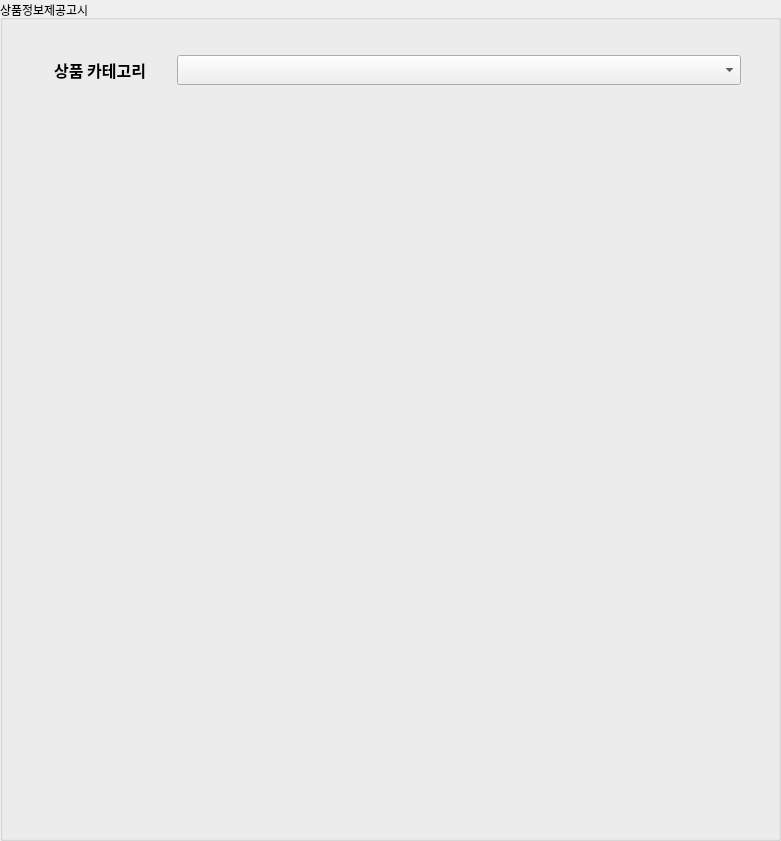
         <widget class="QGroupBox" name="groupBox">
          <property name="geometry">
           <rect>
            <x>910</x>
            <y>110</y>
            <width>781</width>
            <height>841</height>
           </rect>
          </property>
          <property name="title">
           <string>상품정보제공고시</string>
          </property>
          <widget class="QWidget" name="verticalLayoutWidget">
           <property name="geometry">
            <rect>
             <x>30</x>
             <y>120</y>
             <width>731</width>
             <height>701</height>
            </rect>
           </property>
           <layout class="QVBoxLayout" name="verticalLayout_ItemInfo_notification"/>
          </widget>
          <widget class="QWidget" name="horizontalLayoutWidget_2">
           <property name="geometry">
            <rect>
             <x>30</x>
             <y>30</y>
             <width>731</width>
             <height>80</height>
            </rect>
           </property>
           <layout class="QHBoxLayout" name="horizontalLayout_12">
            <property name="spacing">
             <number>27</number>
            </property>
            <property name="leftMargin">
             <number>20</number>
            </property>
            <property name="topMargin">
             <number>6</number>
            </property>
            <property name="rightMargin">
             <number>20</number>
            </property>
            <property name="bottomMargin">
             <number>6</number>
            </property>
            <item>
             <widget class="QLabel" name="label_8">
              <property name="sizePolicy">
               <sizepolicy hsizetype="Fixed" vsizetype="Fixed">
                <horstretch>0</horstretch>
                <verstretch>0</verstretch>
               </sizepolicy>
              </property>
              <property name="minimumSize">
               <size>
                <width>100</width>
                <height>35</height>
               </size>
              </property>
              <property name="font">
               <font>
                <family>맑은 고딕</family>
                <pointsize>12</pointsize>
                <weight>75</weight>
                <bold>true</bold>
               </font>
              </property>
              <property name="text">
               <string>상품 카테고리</string>
              </property>
              <property name="alignment">
               <set>Qt::AlignCenter</set>
              </property>
             </widget>
            </item>
            <item>
             <widget class="QComboBox" name="comboBox_ItemInfo_notification">
              <property name="minimumSize">
               <size>
                <width>183</width>
                <height>30</height>
               </size>
              </property>
             </widget>
            </item>
           </layout>
          </widget>
         </widget>
